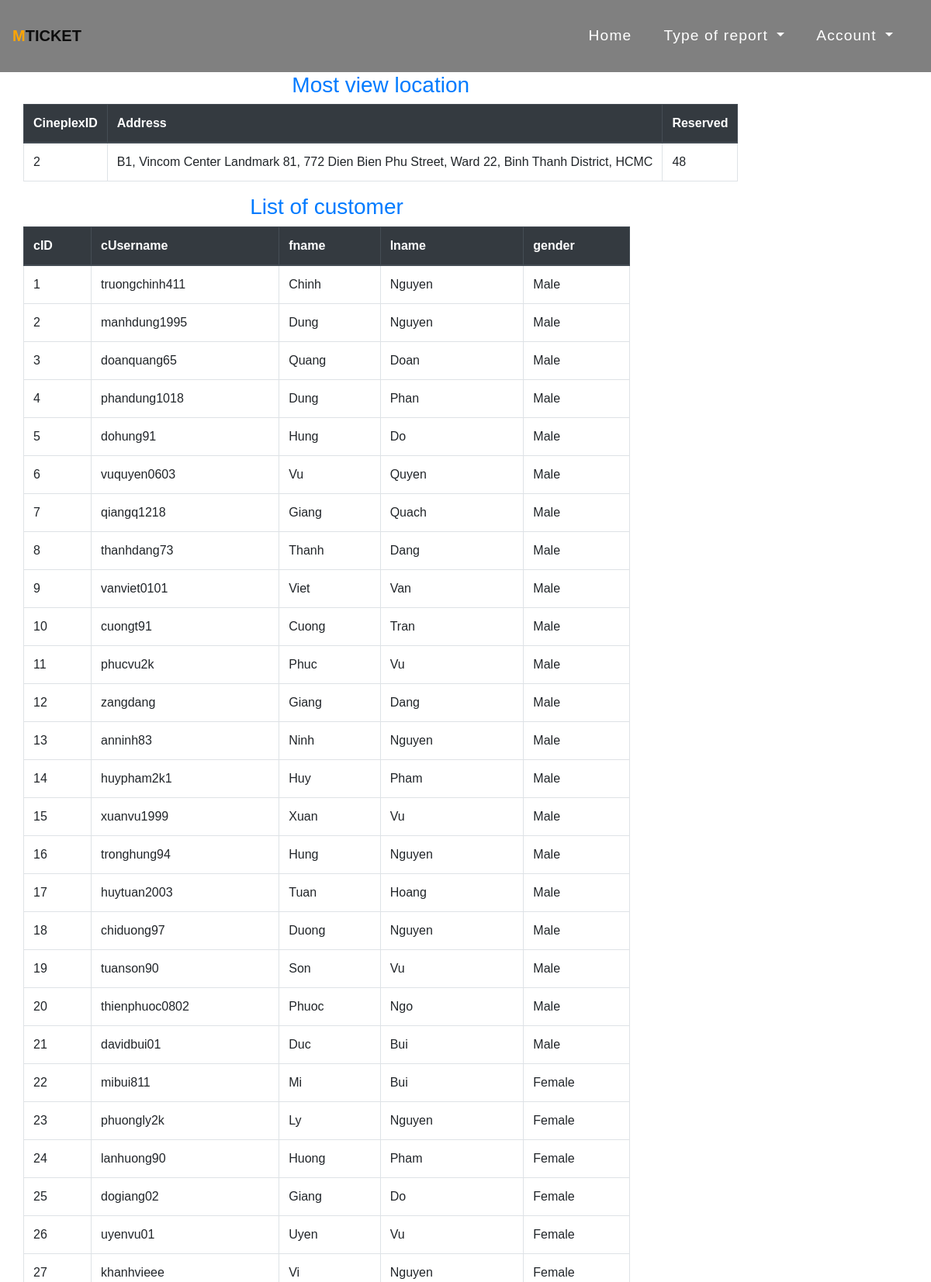
The page /admin/report.php (signed in, upper part) on the database its author committed.
### tables this page shows
CREATE TABLE customers(
    cID INT UNSIGNED AUTO_INCREMENT,
    cUsername VARCHAR(90) NOT NULL,
    cPassword VARCHAR(90) NOT NULL,
    fname VARCHAR(30) NOT NULL,
    lname VARCHAR(30) NOT NULL,
    dob DATE NOT NULL,
    gender VARCHAR(30) NOT NULL,
    phone INTEGER UNSIGNED NOT NULL,
    CONSTRAINT pk_customers PRIMARY KEY (cID)
);

### admin/report.php (the view, shortened to what this page needs)
<?php include_once 'header.php'?>
<?php include 'navbar.php'?>
<div class="container">
	<div class="row">
		<div>
		<center><h3 class="text-primary">Most view location</h3></center>
		<table class="table table-bordered">
			<thead class="thead-dark">
			<tr>
				<th>CineplexID</th>
				<th>Address</th>
				<th>Reserved</th>
			</tr>
			</thead>
			<tbody>
			<?php
				if($res = $con->query("select count(a.reserveID) as Reserved, a.cineplexID, c.address
										from reservations a, cineplex c
										where a.cineplexID = c.cineplexID
										group by a.cineplexID, c.address
										order by Reserved desc
										LIMIT 1")){
								while ($cineplex = $res -> fetch_assoc()){
									echo'<tr>
											<td>'.$cineplex['cineplexID'].'</td>
											<td>'.$cineplex['address'].'</td>
											<td>'.$cineplex['Reserved'].'</td>
										</tr>';
										}}
								?>
			</tbody>
		</table>
		</div>
	</div>
	<div class="row">
		<div>
		<center><h3 class="text-primary">List of customer</h3></center>
		<table class="table table-bordered">
			<thead class="thead-dark">
			<tr>
				<th>cID</th>
				<th>cUsername</th>
				<th>fname</th>
				<th>lname</th>
				<th>gender</th>
			</tr>
			</thead>
			<tbody>
			<?php
				if($res = $con->query("SELECT cID, cUsername, fname, lname, gender
								FROM customers ")){
								while ($customer = $res -> fetch_assoc()){
									echo'<tr>
											<td>'.$customer['cID'].'</td>
											<td>'.$customer['cUsername'].'</td>
											<td>'.$customer['fname'].'</td>
											<td>'.$customer['lname'].'</td>
											<td>'.$customer['gender'].'</td>
										</tr>';
										}}
								?>
			</tbody>
		</table>
	</div>
	</div class="row">
	</div>
</body>
</html>

### admin/header.php (shortened to what this page needs)
<!DOCTYPE html>
<html lang="en">
	<head>
		<link rel="stylesheet" type="text/css" href="style.css">
		<link rel="stylesheet" type="text/css" href="bootstrap/css/bootstrap.css"/>
		<link rel="stylesheet" href="https://cdnjs.cloudflare.com/ajax/libs/font-awesome/4.7.0/css/font-awesome.min.css">
	</head>

### admin/navbar.php (shortened to what this page needs)
<?php include 'header.php'?>
<body>
	<nav class="navbar navbar-expand-sm navbar-light static-top py-4" id="mainNav">
					<a class="navbar-brand" href="index.php"><span>M</span>Ticket</a>
					<div class="collapse navbar-collapse" id="Navbar">
						<ul class="navbar-nav ml-auto">
							<li class="nav-item"><a class="nav-link" href="index.php">Home</a></li>
							<li class="nav-item dropdown">
							  <a class="nav-link dropdown-toggle" href="#" id="navbarDropdown" role="button" data-toggle="dropdown" aria-haspopup="true" aria-expanded="false">
								Type of report
							  </a>
							</li>
							<li class="nav-item dropdown">
								<a class="nav-link dropdown-toggle" href="#" id="navbarDropdown" role="button" data-toggle="dropdown" aria-haspopup="true" aria-expanded="false">
								Account
							  </a>
							</li>
						</ul>
					</div>
		</nav>

### admin/style.css (style rules this page uses)
body { margin:0px; padding:0px; font-family:Arial, Helvetica, san-serif!important; background-color:white; }
* { box-sizing: border-box; }
ul { list-style: none!; }
a { text-decoration: none; }
nav { background-color: Grey; }
.navbar .navbar-brand span { color: orange; }
.navbar .navbar-brand { font-weight: Bold; text-transform: uppercase; }
.navbar-nav { font-size: 1.2rem; letter-spacing: 1.15px; }
.collapse li a { margin-right: 25px; }
.nav-link { color: white !important; }

### rows shown on the page
customers: cID "1", cUsername "truongchinh411", fname "Chinh", lname "Nguyen", gender "Male"
customers: cID "2", cUsername "manhdung1995", fname "Dung", lname "Nguyen", gender "Male"
customers: cID "3", cUsername "doanquang65", fname "Quang", lname "Doan", gender "Male"
customers: cID "4", cUsername "phandung1018", fname "Dung", lname "Phan", gender "Male"
customers: cID "5", cUsername "dohung91", fname "Hung", lname "Do", gender "Male"
customers: cID "6", cUsername "vuquyen0603", fname "Vu", lname "Quyen", gender "Male"
customers: cID "7", cUsername "qiangq1218", fname "Giang", lname "Quach", gender "Male"
customers: cID "8", cUsername "thanhdang73", fname "Thanh", lname "Dang", gender "Male"
customers: cID "9", cUsername "vanviet0101", fname "Viet", lname "Van", gender "Male"
customers: cID "10", cUsername "cuongt91", fname "Cuong", lname "Tran", gender "Male"
customers: cID "11", cUsername "phucvu2k", fname "Phuc", lname "Vu", gender "Male"
customers: cID "12", cUsername "zangdang", fname "Giang", lname "Dang", gender "Male"
customers: cID "13", cUsername "anninh83", fname "Ninh", lname "Nguyen", gender "Male"
customers: cID "14", cUsername "huypham2k1", fname "Huy", lname "Pham", gender "Male"
customers: cID "15", cUsername "xuanvu1999", fname "Xuan", lname "Vu", gender "Male"
customers: cID "16", cUsername "tronghung94", fname "Hung", lname "Nguyen", gender "Male"
customers: cID "17", cUsername "huytuan2003", fname "Tuan", lname "Hoang", gender "Male"
customers: cID "18", cUsername "chiduong97", fname "Duong", lname "Nguyen", gender "Male"
customers: cID "19", cUsername "tuanson90", fname "Son", lname "Vu", gender "Male"
customers: cID "20", cUsername "thienphuoc0802", fname "Phuoc", lname "Ngo", gender "Male"
customers: cID "21", cUsername "davidbui01", fname "Duc", lname "Bui", gender "Male"
customers: cID "22", cUsername "mibui811", fname "Mi", lname "Bui", gender "Female"
customers: cID "23", cUsername "phuongly2k", fname "Ly", lname "Nguyen", gender "Female"
customers: cID "24", cUsername "lanhuong90", fname "Huong", lname "Pham", gender "Female"
customers: cID "25", cUsername "dogiang02", fname "Giang", lname "Do", gender "Female"
customers: cID "26", cUsername "uyenvu01", fname "Uyen", lname "Vu", gender "Female"
customers: cID "27", cUsername "khanhvieee", fname "Vi", lname "Nguyen", gender "Female"

### other values the page prints
$cineplex['cineplexID'] "2"
$cineplex['address'] "B1, Vincom Center Landmark 81, 772 Dien Bien Phu Street, Ward 22, Binh Thanh District, HCMC"
$cineplex['Reserved'] "48"
